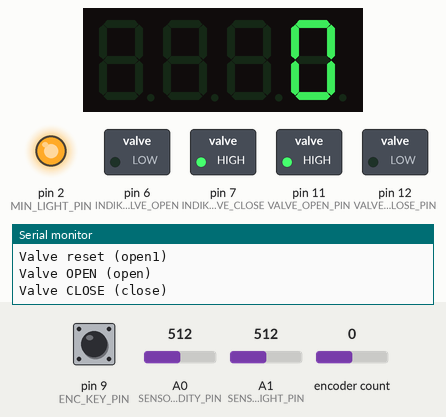
This sketch was run on a simulated Arduino Nano, built with avr-gcc and run on an emulated ATmega328P. Parts: 4-digit seven-segment display, switched loads named in the sketch (green lamp = pin HIGH), output pins drawn as LEDs (lit = HIGH), the last lines printed to the serial monitor. The test bench sets the inputs (shaded band); at power-on: pin 9 (ENC_KEY_PIN) HIGH, encoder count 0, A0 (SENSOR_HUMIDITY_PIN) = 512, A1 (SENSOR_LIGHT_PIN) = 512.

Above: at 1.8 s.
1.9 s: pin 9 (ENC_KEY_PIN) pulled LOW for 3.2 s
At 5.1 s:
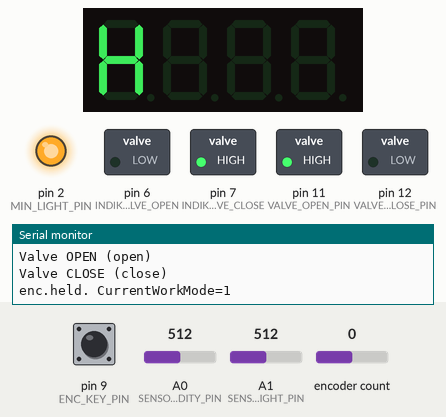
8.1 s: pin 9 (ENC_KEY_PIN) pulled LOW for 0.15 s
At 9.2 s:
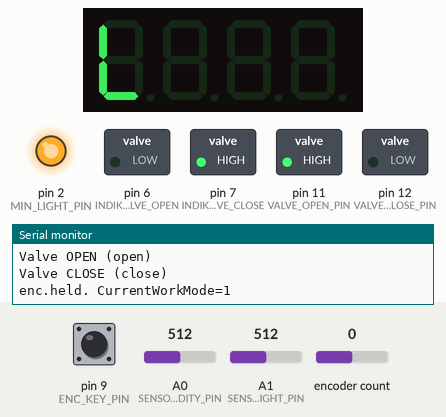
11.3 s: pin 9 (ENC_KEY_PIN) pulled LOW for 0.15 s
14.5 s: pin 9 (ENC_KEY_PIN) pulled LOW for 1 s
At 15.69 s:
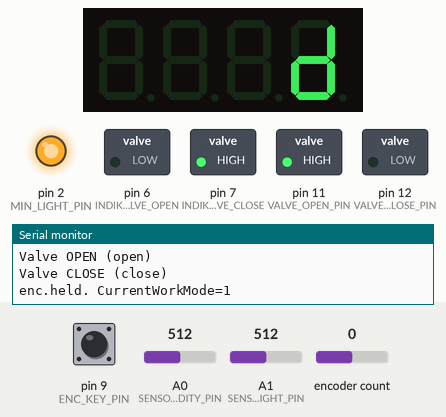
16.1 s: encoder count set to 1
At 17.5 s:
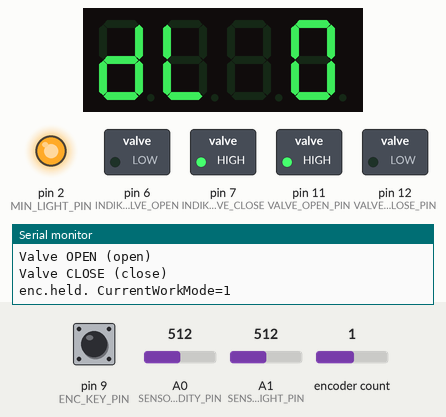
17.7 s: encoder count set to 2
At 62.8 s:
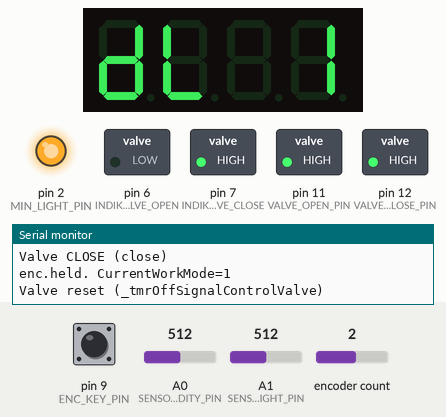
Timing chart, 0 to 63.1 s (numbered marks = the images above; inputs shaded):
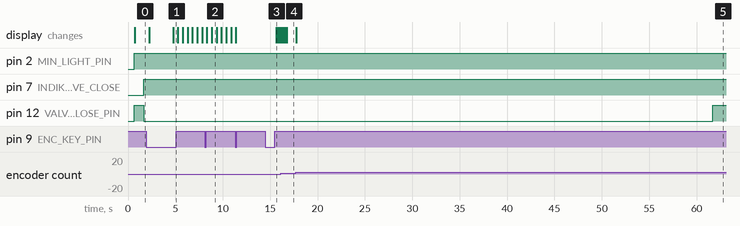

Measured:
- after the input at 1.9 s, the display: first differs from a run without the input after 2.9 s (image 1)
- after the input at 8.1 s, the display: first differs from a run without the input after 0.73 s (image 2)
- after the input at 14.5 s, the display: changes after 1.1 s (image 3)
- after the input at 17.7 s, the display: changes after 0.07 s (image 5)
- what the display in image 2 shows lasts 0.5 s, from 8.8 s to 9.3 s

The sketch:

AutoOppressionByHumidity.ino
```cpp
/*
    Name:       AutoOppressionByHumidity.ino
    Created:	01.05.2021 10:38:51
    Author:     AUTO33826TPLINK\Sergey
*/
/*
Ñîëíå÷íûé äåíü - îñâåùåííîñòü 67, íî ïîêà íà äàò÷èê íå ïîïàäàåò ñîëíöå
150 - óæå âå÷åð è ìîæíî ïîëèâàòü íà÷èíàòü.


*/


#include <EEPROM.h>

#define EB_FAST 30         // òàéìàóò áûñòðîãî ïîâîðîòà ýíêîäåðà (Çàäåôàéíåí â EncButton.h, ìîæíî ïåðåîïðåäåëèòü òóò â ïðîãðàììå)
#include <EncButton.h>
#include "MotoValve.h"
#include <TM1637TinyDisplay.h>


// Module TM1637 connection pins
#define TM1637_CLK_PIN 3
#define TM1637_DIO_PIN 4

//Input capacitive sensor humidity. GPIO ïèí ñ ïîääåðæêîé ÀÖÏ
#define SENSOR_HUMIDITY_PIN A0  /*constexpr auto*/

//Input light sensor
#define SENSOR_LIGHT_PIN A1
#define MIN_LIGHT_PIN 2  //âûâîä äàåò 1 ïðè óñòàíîâêå ôëàãà âûïîëíåííîãî ïîëèâà ñåãîíÿøíèì âå÷åðîì

//Input encoder
#define ENC_A_PIN 10
#define ENC_B_PIN 8
#define ENC_KEY_PIN 9

//// Èíäèêàòîðû ñîñòîÿíèÿ êðàíà
//#define INDIKATOR_VALVE_OPEN 6
//#define INDIKATOR_VALVE_CLOSE 7

////Output Valve
//#define VALVE_OPEN_PIN 11
//#define VALVE_CLOSE_PIN 12


//Íåîáõîäèìûå ñòðóêòóðû:
//Ñòðóêòóðà äëÿ õðàíåíèÿ òåêóùèõ ïàðàìåòðîâ ñèñòåìû
struct srcSettings {
	int thresholdLight;							//ìèíèìàëüíàÿ îñâåùåííîñòü ðàçðåøàþùàÿ ïîëèâ
	int thresholdHumidity;					//ìèíèìàëüíàÿ âëàæíîñòü äëÿ íà÷àëà ïîëèâà
	int displayBrightness;					//Òåêóùàÿ ÿðêîñòü äèñïëåÿ
	unsigned long durationWatering; //äëèòåëüíîñòü ïîëèâà(îòêðûòîãî êðàíà) â ìèíóòàõ
	};

//Ïåðå÷èñëåíèå âîçìîæíûõ ðåæèìîâ ðàáîòû ñèñòåìû
enum work_mode {
  NORMAL_WORK,   // 0
  SETTING,       // 1
  };


//Âíóòðåííèå ïåðåìåííûå è îáúåêòû
	#define LIGHT_RESET 100									//Ïðè óâåëè÷åíèè îñâåùåííîñòè äî ýòîãî çíà÷åíèÿ Ôëàã âûïîëíåííîãî ïîëèâà ñáðîñèòñÿ
	#define WAITING_TIME_AFTER_WATERING 7200000ul
	#define ENCODER_HOLD_TIME 2700						//time-out äëÿ äëèòåëüíîãî íàæàòèÿ êíîïêè ýíêîäåðà

	int	currentLight=0;													//Òåêóùàÿ îñâåùåííîñòü
	int currentHumidity=0;											//Òåêóùàÿ âëàæíîñòü
	///bool flagWateringDone = false;						//ôëàã âûïîëíåííîãî ïîëèâà ñåãîäíÿøíèì âå÷åðîì
	unsigned long WateringDoneTime=0; //âðåìÿ, êîãäà ïîñëåäíèé ðàç ïðîèçâîäèëñÿ ïîëèâ
	work_mode CurrentWorkMode = NORMAL_WORK;  //òåêóùèé ðåæèì ðàáîòû ñèñòåìû
	srcSettings parametrs;										//Â îáúåêòå õðàíèì ãðàíè÷íûå çíà÷åíèÿ êëþ÷åâûõ ïàðàìåòðîâ ñèñòåìû
	static int SettingsLevel=0;								//Òåêóùèé ïóíêò â ìåíþ íàñòðîéêè
	static int NormalWorkDisplayInfo = 0;			//âûâîäèìàÿ íà äèñïëåé èíôîðìàöèÿ â ðåæèìå NormalWork

	TM1637TinyDisplay displayTM1637(TM1637_CLK_PIN, TM1637_DIO_PIN);					// Initialize TM1637TinyDisplay - 4 Digit Display
	EncButton<EB_TICK, ENC_A_PIN, ENC_B_PIN, ENC_KEY_PIN> enc(INPUT_PULLUP);  //ýíêîäåð ñ êíîïêîé <A, B, KEY>
	/*åñëè àïïàðàòíîé ïîäòÿæêè ê VCC íåò - ìîæíî èíèöèàëèçèðîâàòü ...enc(INPUT_PULLUP)*/

void setup()
{
	Serial.begin(9600);
	Serial.println("Start setup()");

	//Çàãðóçêà íà÷àëüíûõ óñòàíîâîê èç EEPROM
	EEPROM.get(10, parametrs); //ñ÷èòûâàåì ñòðóêòóðó ñ íàñòðîéêàìè íà÷èíàÿ ñ àäðåñà 10

	/*ÿðêîñòü èíäèêàòîðà*/
	(parametrs.displayBrightness > 7) ? parametrs.displayBrightness=7 : parametrs.displayBrightness; //äîïóñòèìûé äèàïàçîí äëÿ ÿðêîñòè 0-7
	displayTM1637.setBrightness(parametrs.displayBrightness);
	//Òåñò ñåãìåíòîâ èíäèêàòîðà. Òàê æå ïîêàçûâàåò, ÷òî ñèñòåìà ïåðåçàãðóçèëàñü.
	displayTM1637.showNumber(8888); delay(600); displayTM1637.clear();

	//Ports setting
	pinMode(SENSOR_LIGHT_PIN, INPUT_PULLUP);
	pinMode(SENSOR_HUMIDITY_PIN, INPUT);
	pinMode(MIN_LIGHT_PIN, OUTPUT);
	MotoValve.init();

	enc.setHoldTimeout(ENCODER_HOLD_TIME); //time-out äëÿ äëèòåëüíîãî íàæàòèÿ êíîïêè ýíêîäåðà
	/*enc.setEncType(1);*/
	//Îòïðàâèì êîìàíäó íà çàêðûòèå êðàíà ïðè ïåðåçàãðóçêå(âêëþ÷åíèè) ñèñòåìû
	MotoValve.close();
}


void loop(){
	//Serial.println("Start loop()");

	// òèêåð ýíêîäåðà, âûçûâàòü êàê ìîæíî ÷àùå èëè â ïðåðûâàíèè
	enc.tick();

	//îáñëóæèâàíèå âíóòðåííèõ ïðîöåäóð êîíðîëÿ çà ðåæèìîì ðàáîòû êðàíà
	MotoValve.ValveWork();

	//×èòàåì çíà÷åíèå îñâåùåííîñòè
	currentLight = getLight(currentLight);
	if (currentLight<LIGHT_RESET && (millis() > (WateringDoneTime + WAITING_TIME_AFTER_WATERING))){ //ñáðîñèì âðåìÿ ïîñëåäíåãî ïîëèâà óæå ïðîâåäåííîãî â ýòè ñóòêè ïîëèâà (ñòàëî ñâåòëî-íàñòóïèëî óòðî)
		WateringDoneTime = 0;
		digitalWrite(MIN_LIGHT_PIN, LOW);
	}

	//ïîëó÷åíèå çíà÷åíèÿ âëàæíîñòè ïî÷âû
	currentHumidity = getHumidity(currentHumidity);

	//Ïðîâåðêà óñëîâèé äëÿ ïîëèâà
	if ((currentHumidity >= parametrs.thresholdHumidity) && (currentLight >= parametrs.thresholdLight) && WateringDoneTime==0) {
		//Îòêðûâàåì êðàí
		MotoValve.open(parametrs.durationWatering);
		//ôèêñèðóåì âðåìÿ ñîáûòèÿ íà÷àëà ïîëèâà
		WateringDoneTime = millis();
		//âûâåäåì èíôîðìàöèþ îá óñòàíîâêå ôëàãà âûïîëíåíèÿ ïîëèâà íà âûâîä MIN_LIGHT_PIN
		digitalWrite(MIN_LIGHT_PIN, HIGH);
}

	//Ìåíþøêà ýíêîäåðà
	switch (CurrentWorkMode)
	{
	case NORMAL_WORK:
		//Óñòàíîâêà ÿðêîñòè èíäèêàòîðà
		displayTM1637.setBrightness(parametrs.displayBrightness);

		//îòîáðàæàåì ðàçëè÷íóþ èíôîðìàöèþ íà äèñïëåå â íîðìàëüíîè ðåæèìå ðàáîòû
		switch (NormalWorkDisplayInfo) {
		case 0:
			//*Ïàðàìåòð - 0. Îòîáðàæàåì âëàæíîñòü ïî÷âû
			displayTM1637.showNumber(currentHumidity);

			//static bool flagleft=false;
			//if (enc.left()) {flagleft = true;}
			//if (enc.click() && flagleft) {
			//	NormalWorkDisplayInfo = 1;
			//	flagleft = false;

			if (enc.left()) { NormalWorkDisplayInfo = 1;  break;}
			if (enc.right()) { NormalWorkDisplayInfo = 2;  break;}

			//}
			break;

		case 1:
			//*Ïàðàìåòð - 1. Îòîáðàæàåì	óðîâåíü îñâåùåííîñòè
			displayTM1637.showNumber(currentLight);
			//displayTM1637.showString((String("L") + String(parametrs.thresholdLight)).c_str());

			//äîáàâèì ñèìâîë L ïåðåä âûâîîì çíà÷åíèÿ óðîâíÿ îñâåùåíèÿ.
			uint8_t digitToSegment[1];
			digitToSegment[0] = displayTM1637.encodeASCII('L');
			displayTM1637.setSegments(digitToSegment, 1, 0);

			if (enc.left()) { NormalWorkDisplayInfo = 4;  break; } //îòîáðàæàåì èíôîðìàöèþ îá óìåíüøåíèè äëèòåëüíîñòè ïîëèâà, åñëè îí ïðîèçâîäèòñÿ
			if (enc.right()) { NormalWorkDisplayInfo = 0;  break;}

			break;

		case 2:
			//*Ïàðàìåòð - 2. Îòîáðàæàåì	íàäïèñü OPEN. Äàëüíåéøèé êëèê ïðèâîäèò ê îòêðûòèþ êðàíà
			displayTM1637.showString("OPEN");

			if (enc.left()) { NormalWorkDisplayInfo = 0; break;}
			if (enc.right()) { NormalWorkDisplayInfo = 3; break;}
			if (enc.click()) {
				//îòêðûâàåì êðàí
				Serial.println("Manual valve opening");
				MotoValve.open((unsigned long)10); //ðàíüøå ñòîÿëî 999, áûëî çàâèñàíèå ïðîöåññîðà, âîçìîæíî â ýòîì ïðîáëåìà???
			}
			break;

		case 3:
			//*Ïàðàìåòð - 3. Îòîáðàæàåì	íàäïèñü CLOUS. Äàëüíåéøèé êëèê ïðèâîäèò ê îòêðûòèþ êðàíà
			displayTM1637.showString("CLOS");

			if (enc.left()) { NormalWorkDisplayInfo = 2; break;}
			if (enc.click()) {
				//çàêðûâàåì êðàí
				Serial.println("Manual valve clousing");
				MotoValve.close();
			}
			break;
		case 4:
			//*Ïàðàìåòð - 4. Îòîáðàæàåì	äëèòåëüíîñòü ïîëèâà â ñåêóíäàõ

			displayTM1637.showNumber((long)(MotoValve.getRemainingWateringTime() / 1000UL));

			if (enc.right()) { NormalWorkDisplayInfo = 1; break; }

			break;
		}

		// äëèòåëüíîå íàæàòèå - ïåðåõîä â ðåæèì íàñòðîéêè
		if (enc.held()) {CurrentWorkMode = SETTING; Serial.println(String("enc.held. CurrentWorkMode=") + String(CurrentWorkMode)); }

		break;
	case SETTING:
		///Serial.println(String("case 1 (SETTING) "));

		//ìèãàåì èíäèêàòîðîì ñ ÷àñòîòîé 2Ãö (Îáÿçàòåëüíî íóæíî âûâåñòè äàííûå íà èíäèêàòîð, èíà÷å íå îáíîâèòñÿ ÿðêîñòü)
		static unsigned long timeFlash; //âðåìÿ íà÷àëà öèêëà ìèãàíèÿ èíäèêàòîðà â ðåæèìå SETTING
		static bool flagFlash; //ôëàã ìèãàíèÿ ÿðêîñòè èíäèêàòîðà
		if (millis() > (timeFlash + 500)) {
			timeFlash = millis();
			flagFlash= !(flagFlash);
			////if (flagFlash) {
			////	displayTM1637.setBrightness(BRIGHT_LOW);
			////	}
			////else {
			////		displayTM1637.setBrightness(BRIGHT_HIGH);
			////}
		}

		switch (SettingsLevel) {
		case 0:
			//*óðîâåíü ìåíþ - 0. Îòîáðàæàåì çíà÷åíèå ïîðîãîâîé âëàæíîñòè
			if (flagFlash) {
				displayTM1637.setBrightness(BRIGHT_LOW);
				displayTM1637.showString("H");
				//displayTM1637.showNumber(parametrs.thresholdHumidity);
			}
			else {
				displayTM1637.setBrightness(BRIGHT_HIGH);
				displayTM1637.showNumber(parametrs.thresholdHumidity);
			}

			if (enc.right()) { parametrs.thresholdHumidity += 1; }
			if (enc.rightH()) {parametrs.thresholdHumidity += 10;		}
			if (enc.left()) { parametrs.thresholdHumidity -= 1; }
			if (enc.leftH()) { parametrs.thresholdHumidity -= 10; }
			break;

		case 1:
				//*óðîâåíü ìåíþ - 1. Îòîáðàæàåì çíà÷åíèå ïîðîãîâîé îñâåùåííîñòè
				if (flagFlash) {
					displayTM1637.setBrightness(BRIGHT_LOW);
					displayTM1637.showString("L");
					//displayTM1637.showNumber(parametrs.thresholdLight);
				}
				else {
					displayTM1637.setBrightness(BRIGHT_HIGH);
					displayTM1637.showNumber(parametrs.thresholdLight);
				}

				if (enc.right()) { parametrs.thresholdLight += 1; }
				if (enc.rightH()) parametrs.thresholdLight += 10;
				if (enc.left()) { parametrs.thresholdLight -= 1; }
				if (enc.leftH()) { parametrs.thresholdLight -= 10; }

				break;

	case 2:
			//*óðîâåíü ìåíþ - 2. Îòîáðàæàåì çíà÷åíèå äëèòåëüíîñòè ïîëèâà, â ìèíóòàõ
				displayTM1637.setBrightness(parametrs.displayBrightness);
				displayTM1637.showString("DP");
				displayTM1637.showNumber((long)parametrs.durationWatering);

				if (enc.right()) { ++parametrs.durationWatering>99 ? parametrs.durationWatering = 99 : parametrs.durationWatering; }
				if (enc.left()) { --parametrs.durationWatering < 0 ? parametrs.durationWatering = 0 : parametrs.durationWatering; }

			break;

		case 3:
			//*óðîâåíü ìåíþ - 3. ßðêîñòü äèñïëåÿ
			//////if (flagFlash) {
			//////	displayTM1637.setBrightness(BRIGHT_LOW);
			//////	}
			//////else {
			//////	displayTM1637.setBrightness(BRIGHT_HIGH);
			//////}
			//////displayTM1637.showString((String("DL ")+ String(parametrs.displayBrightness)).c_str());

			if (enc.right()) { ++parametrs.displayBrightness>7? parametrs.displayBrightness=7: parametrs.displayBrightness; }
			if (enc.left()) { --parametrs.displayBrightness < 0 ? parametrs.displayBrightness = 0 : parametrs.displayBrightness; }

			//ñðàçó ïðèìåíèì íîâûé óðîâåíü ÿðêîñòè
			displayTM1637.setBrightness(parametrs.displayBrightness);
			displayTM1637.showString((String("DL ") + String(parametrs.displayBrightness)).c_str());

			break;
		}

		//ïåðåõîä ê ñëåäóþùåìó ïóíêòó ìåíþ
		if (enc.click()) {
			//Ïî êëèêó ïåðåõîä ê ñëåäóþùåìó ïàðàìåòðó ìåíþ SETTINGS
			SettingsLevel > 2 ? SettingsLevel = 0 : SettingsLevel += 1;
		}

		// äëèòåëüíîå íàæàòèå - ïåðåõîä â îñíîâíîé ðåæèì ðàáîòû
		if (enc.held()) {
			//Ñîõðàíÿåì äàííûå è âûõîäèì èç ðåæèìà íñòðîåê
			CurrentWorkMode = NORMAL_WORK; Serial.println(String("enc.held_inMenuSittings ") + String(CurrentWorkMode));
			EEPROM.put(10, parametrs); //ñîõðàíÿåì âñå íàñòðîéêè
			displayTM1637.clear();
		}
		break;
	}
	return;
}
```

MotoValve.cpp
```cpp
#include "MotoValve.h"
static bool flagOpenedValve = 0; // ôëàã ñîñòîÿíèÿ îòêðûòîãî êðàíà

void MotoValveClass::init()
{
	pinMode(VALVE_OPEN_PIN, OUTPUT); digitalWrite(VALVE_OPEN_PIN, HIGH); //Àêòèâíûé LOW
	pinMode(VALVE_CLOSE_PIN, OUTPUT); digitalWrite(VALVE_CLOSE_PIN, HIGH); //Àêòèâíûé LOW
	pinMode(INDIKATOR_VALVE_OPEN, OUTPUT);
	pinMode(INDIKATOR_VALVE_CLOSE, OUTPUT);

	Serial.println("Valve reset (init)");
}

void MotoValveClass::open(unsigned long duration)
{
	//ñíèìàåì ñèãíàëû óïðàâëåíèÿ ñ êðàíà
	digitalWrite(VALVE_OPEN_PIN, HIGH);
	digitalWrite(VALVE_CLOSE_PIN, HIGH);
	Serial.println("Valve reset (open1)");

	//ôèêñèðóåì âðåìÿ ïîñòóïëåíèÿ êîìàíäû
	_tmrOpen = millis();
	_openDuration = duration;
}

void MotoValveClass::close()
{
	//ñíèìàåì ñèãíàëû óïðàâëåíèÿ ñ êðàíà
	digitalWrite(VALVE_OPEN_PIN, HIGH);
	digitalWrite(VALVE_CLOSE_PIN, HIGH);
	Serial.println("Valve reset (close1)");
	//ôèêñèðóåì âðåìÿ ïîñòóïëåíèÿ êîìàíäû
	_tmrClose = millis();
}

void MotoValveClass::ValveWork()
{

	//ïðîâåðêà ïîñòóïëåíèÿ ñèãíàëà îòêðûòèÿ
	if ((_tmrOpen > 0) && (millis() > (_tmrOpen + MOTOR_REVERS_PAUSE_TIME))) {
		// îòêðûâàåì êðàí
		if (!flagOpenedValve) {
			digitalWrite(VALVE_CLOSE_PIN, HIGH);
			digitalWrite(VALVE_OPEN_PIN, LOW); digitalWrite(INDIKATOR_VALVE_OPEN, HIGH); digitalWrite(INDIKATOR_VALVE_CLOSE, LOW);
			Serial.println("Valve OPEN (open)");
			flagOpenedValve = true;
			//ôèêñèðóåì âðåìÿ àêòèâíîñòè ñèãíàëà óïðàâëåíèÿ
			_tmrOffSignalControlValve = millis();
		}

		if (millis() > (_tmrOpen + (_openDuration * (unsigned long)60000))) { /*çíà÷åíèå _openDuration â ìèíóòàõ*/
																													 //çàêðûâàåì êðàí, ïðåêðàùàåì ïîëèâ
			digitalWrite(VALVE_OPEN_PIN, HIGH);
			digitalWrite(VALVE_CLOSE_PIN, LOW); digitalWrite(INDIKATOR_VALVE_OPEN, LOW); digitalWrite(INDIKATOR_VALVE_CLOSE, HIGH);
			Serial.println("Valve CLOSE (open)");
			_tmrOpen = 0;
			flagOpenedValve = false;
			//ôèêñèðóåì âðåìÿ àêòèâíîñòè ñèãíàëà óïðàâëåíèÿ
			_tmrOffSignalControlValve = millis();
		}
	}

	//ïðîâåðêà ïîñòóïëåíèÿ ñèãíàëà çàêðûòèÿ
	if ((_tmrClose > 0) && (millis() > (_tmrClose + MOTOR_REVERS_PAUSE_TIME))) {
		_tmrClose = 0;
		// çàêðûâàåì êðàí
		digitalWrite(VALVE_OPEN_PIN, HIGH);
		digitalWrite(VALVE_CLOSE_PIN, LOW); digitalWrite(INDIKATOR_VALVE_OPEN, LOW); digitalWrite(INDIKATOR_VALVE_CLOSE, HIGH);
		Serial.println("Valve CLOSE (close)");
		//ôèêñèðóåì ôðåìÿ àêòèâíîñòè ñèãíàëà óïðàâëåíèÿ
		_tmrOffSignalControlValve = millis();
		flagOpenedValve = false;
		_tmrOpen = 0;
	}


	//Ñíÿòèå ñèãíàëà óïðàâëåíèå ñ êðàíà ïîñëå âûïîëíåíèÿ ïåðåêëþ÷åíèÿ(ïðîñòî çàäåðæêà íà çàâåäîìî äîñòàòî÷íîå âðåìÿ äëÿ îïåðàöèè ïåðåêëþ÷åíèÿ.)
	if ((_tmrOffSignalControlValve > 0) && (millis() > (_tmrOffSignalControlValve + MAX_TIME_CONTROL_SIGNAL_ON))) {
		//ñíèìàåì ñèãíàëû óïðàâëåíèÿ ñ êðàíà
		digitalWrite(VALVE_OPEN_PIN, HIGH);
		digitalWrite(VALVE_CLOSE_PIN, HIGH);
		Serial.println("Valve reset (_tmrOffSignalControlValve)");
		_tmrOffSignalControlValve = 0;
	}
}

unsigned long MotoValveClass::getRemainingWateringTime()
{
	if (_tmrOpen > 0) {
		return	((_tmrOpen + (_openDuration * (unsigned long)60000)) - millis());
	}
	else {
		return _openDuration;

	}
}

MotoValveClass MotoValve;
```

MotoValve.h
```cpp
// MotoValve.h

#ifndef _MOTOVALVE_h
#define _MOTOVALVE_h

#if defined(ARDUINO) && ARDUINO >= 100
#include "arduino.h"
#else
#include "WProgram.h"
#endif

//Output Valve
#define VALVE_OPEN_PIN 11
#define VALVE_CLOSE_PIN 12

// Èíäèêàòîðû ñîñòîÿíèÿ êðàíà
#define INDIKATOR_VALVE_OPEN 6
#define INDIKATOR_VALVE_CLOSE 7

#define MOTOR_REVERS_PAUSE_TIME 1000 		//âðåìÿ ïàóçû ïðè ñìåíå íàïðàâëåíèÿ âðàùåíèÿ êðàíà
#define MAX_TIME_CONTROL_SIGNAL_ON 60000	//ìàêñèìàëüíîå âðåìÿ ïîñòóïëåíèÿ ñèãíàëà óïðàâëåíèÿ íà ìîòîð. Ïðåäïîëàãàåòñÿ, ÷òî çà ýòî âðåìÿ êðàí îòðàáîòàåò îòêðûòèå, èëè çàêðûòèå ïîëíîñòüþ ñî 100% âåðîÿòíîñòüþ


class MotoValveClass
{
protected:
	unsigned long _tmrOpen = 0; //âðåìÿ ïîñòóïëåíèÿ êîìàíäû îòêðûòèÿ êðàíà
	unsigned long _tmrClose = 0;//âðåìÿ ïîñòóïëåíèÿ êîìàíäû çàêðûòèÿ êðàíà
	unsigned long _openDuration = 5; //äëèòåëüíîñòü íàõîæäåíèÿ êðàíà â îòêðûòîì ñîñòîÿíèè
	unsigned long _tmrOffSignalControlValve = 0; //òàéìåð ìàêñèìàëüíîãî âðåìåíè äåéñòâèÿ ñèãíàëà óïðàâëåíèÿ íà êðàíå

public:
	void init();
	void open(unsigned long duration);
	void close();
	void ValveWork();
	unsigned long getRemainingWateringTime(); //âîçâðàùàåò îñòàâøååñÿ âðåìÿ ïîëèâà

};

extern MotoValveClass MotoValve;

#endif
```

SecondaryFunctions.ino
```cpp
const int NUM_READ = 4;  // êîëè÷åñòâî óñðåäíåíèé äëÿ ñðåäíèõ àðèôì. ôèëüòðîâ (ëó÷øå âûáèðàòü: 2.4.8.16...)

//Ïîëó÷åíèå çíà÷åíèÿ îñâåùåííîñòè
int getLight(int light){
	//ñ÷èòûâàåì íå ÷àùå ðàçà â 0,5ñ
	static unsigned long _time=0;

	if (millis() > (_time + 500UL)) {
		_time = millis();
		light = map(analogRead(SENSOR_LIGHT_PIN),0,1023,0,999); //ñîæìåì äèàïàçîí äî òðåõ öèôð, áîëåå íå âëàçèò íà èíäèêàòîð, ò.ê. åñòü ñïåö ñèìâîë L
	}
		return light;
}

//Ïîëó÷åíèå çíà÷åíèÿ âëàæíîñòè
int getHumidity(int humidity) {
	//ñ÷èòûâàåì íå ÷àùå ðàçà â 0,5ñ
	static unsigned long _time=0;
	if (millis() > (_time + 500UL)) {
		_time = millis();
		///Humidity = analogRead(SENSOR_HUMIDITY_PIN); //Åäèíè÷íîå ñ÷èòûâàíèå. !Ïðè ýòîì áåç ôèëüòðà ïîêàçàíèÿ ïëàâàþò, ïðè äëèííîé ëèíèè äî äàò÷èêà
		//ôèëüòð
		humidity = (int)midArifm2(analogRead(SENSOR_HUMIDITY_PIN));

		//Ïåðåâîä çíà÷åíèé 0-1023 â äèàïàçîí 0-100
		//500/300'êàëèáðîâêà' ïî ñóõîìó è ïîãðóæåííîìó â âîäó. Âûõîä ó äàò÷èêà 0-3Â
		//currentHumidity = map(currentHumidity, 500, 300, 0, 100);
		}
	return humidity;
}


//Ôèëüòðû îò Àëåêñà Ãóâåðà: https://alexgyver.ru/lessons/filters/

/*const int NUM_READ = 10;  // êîëè÷åñòâî óñðåäíåíèé äëÿ ñðåäíèõ àðèôì. ôèëüòðîâ
// îáû÷íîå ñðåäíåå àðèôìåòè÷åñêîå äëÿ float
float midArifm() {
	float sum = 0;                      // ëîêàëüíàÿ ïåðåìåííàÿ sum
	for (int i = 0; i < NUM_READ; i++)  // ñîãëàñíî êîëè÷åñòâó óñðåäíåíèé
		sum += çíà÷åíèå;                  // ñóììèðóåì çíà÷åíèÿ ñ ëþáîãî äàò÷èêà â ïåðåìåííóþ sum
	return (sum / NUM_READ);
}
// îáû÷íîå ñðåäíåå àðèôìåòè÷åñêîå äëÿ int
int midArifm() {
	long sum = 0;                       // ëîêàëüíàÿ ïåðåìåííàÿ sum
	for (int i = 0; i < NUM_READ; i++)  // ñîãëàñíî êîëè÷åñòâó óñðåäíåíèé
		sum += çíà÷åíèå;                  // ñóììèðóåì çíà÷åíèÿ ñ ëþáîãî äàò÷èêà â ïåðåìåííóþ sum
	return ((float)sum / NUM_READ);
}*/


//Ðàñòÿíóòàÿ âûáîðêà
float midArifm2(float newVal) {
	static byte counter = 0;     // ñ÷¸ò÷èê
	static float prevResult = 0; // õðàíèò ïðåäûäóùåå ãîòîâîå çíà÷åíèå
	static float sum = 0;  // ñóììà
	sum += newVal;   // ñóììèðóåì íîâîå çíà÷åíèå
	counter++;       // ñ÷¸ò÷èê++
	if (counter == NUM_READ) {      // äîñòèãëè êîë-âà èçìåðåíèé
		prevResult = sum / NUM_READ;  // ñ÷èòàåì ñðåäíåå
		sum = 0;                      // îáíóëÿåì ñóììó
		counter = 0;                  // ñáðîñ ñ÷¸ò÷èêà
	}
	return prevResult;
}
```

myCycle.h
```cpp
// myCycle.h

#ifndef _MYCYCLE_h
#define _MYCYCLE_h

#if defined(ARDUINO) && ARDUINO >= 100
	#include "arduino.h"
#else
	#include "WProgram.h"
#endif

class myCycle
{
 protected:

	private:
		bool          _go; //Öèêë èñòåê
		bool          _active;
		unsigned long _start;
		unsigned long _period;


 public:
	 myCycle(unsigned long per, bool act);
	 void reInit(unsigned long per, bool act);

	 //ïåðåçàïóñê öèêëà
	 void reStart();
	 //ïðîâåðêà íà èñòå÷åíèå âðåìåíè öèêëà
	 bool check();

	 //òàéìåð ñðàáîòàë
	 bool go();

	 //ñáðîñ
	 void clear();

	 // active
	 bool active();
	 void setActive(bool act);
	 // period
	 unsigned long period();
	 void setPeriod(unsigned long per);
};

//extern MyCycleClass MyCycle;

#endif
```

Source omitted: myCycle.cpp (858 bytes)
